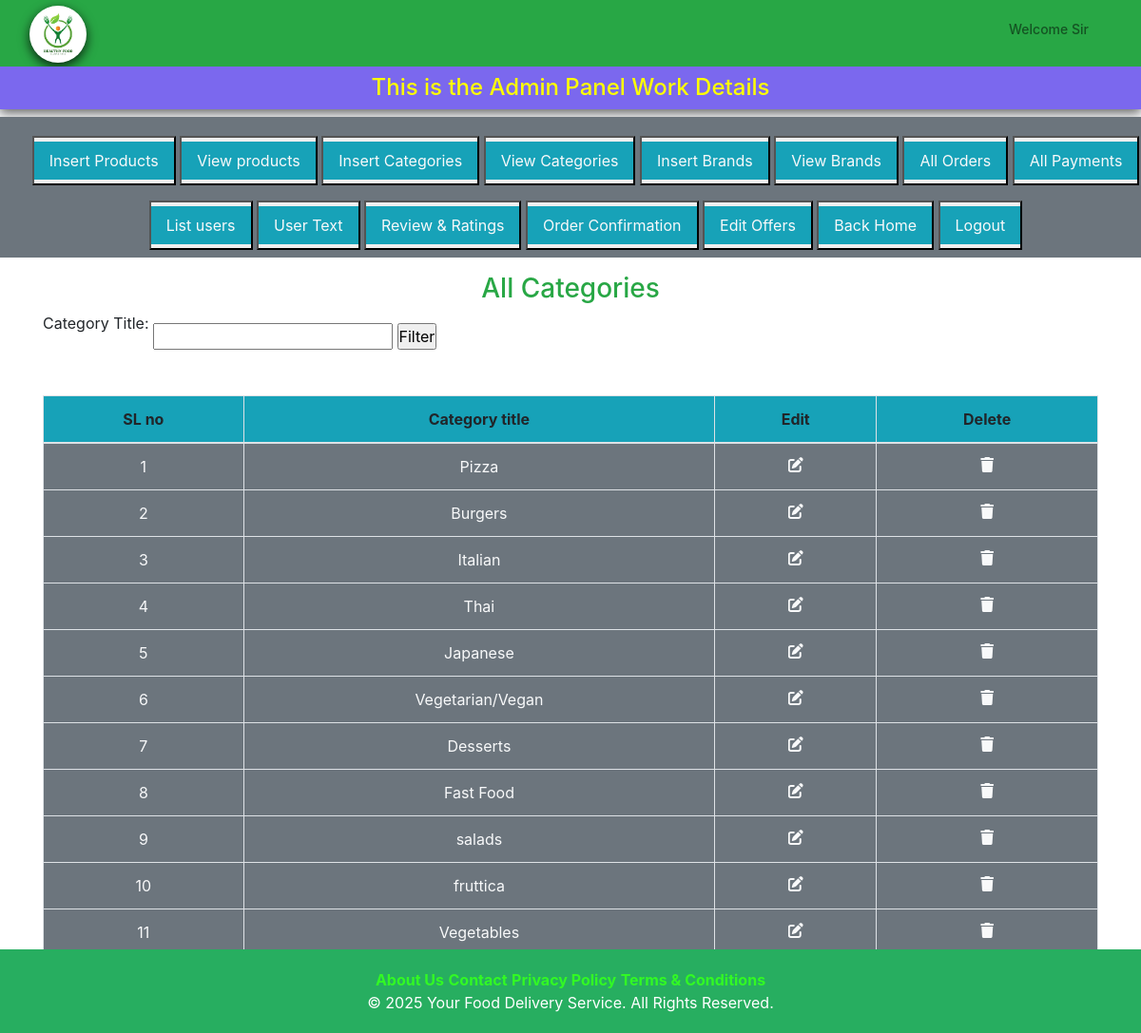
/admin/index.php?view_categories, run on the app's committed database.
### tables this page shows
CREATE TABLE `categories` (
  `category_id` int(11) NOT NULL,
  `category_title` varchar(100) NOT NULL
);

### admin/view_categories.php (the view, shortened to what this page needs)
<?php
include('../includes/connect.php');
$filter_sql = "SELECT * FROM `categories` WHERE 1=1";
$result = mysqli_query($con, $filter_sql);
$number = 0;
if(mysqli_num_rows($result) == 0) {
    $no_categories_found = true;
} else {
    $no_categories_found = false;
}
?>
<?php if(!$no_categories_found): ?>
    <h3 class="text-center text-success">All Categories</h3>
    <form method="GET" action="">
        <label for="category_title">Category Title:</label>
        <input type="text" name="category_title" id="category_title">
        <input type="submit" value="Filter" name="view_categories">
    </form>
    <table class="table table-bordered mt-5">
        <thead class="bg-info">
            <tr class="text-center">
                <th>SL no</th>
                <th>Category title</th>
                <th>Edit</th>
                <th>Delete</th>
            </tr>
        </thead>
        <tbody class="bg-secondary text-light">
            <?php
            while($row = mysqli_fetch_assoc($result)) {
                $category_id = $row['category_id'];
                $category_title = $row['category_title'];
                $number++;
            ?>
            <tr class="text-center">
                <td><?php echo $number; ?></td>
                <td><?php echo  $category_title; ?></td>
                <td><a href='index.php?edit_category=<?php echo  $category_id ?>' class='text-light'><i class='fa-solid fa-pen-to-square'></i></a></td>
                <td><a href='index.php?delete_category=<?php echo  $category_id ?>' class='text-light'><i class='fa-solid fa-trash'></i></a></td>
            </tr>
            <?php
            }
            ?>
        </tbody>
    </table>
<?php else: ?>
    <p>No categories found.</p>
<?php endif; ?>

### style.css (style rules this page uses)
* { margin:0; padding:0; box-sizing: border-box; overflow-x:hidden; }

### data on the page
categories: category_title "Pizza"
categories: category_title "Burgers"
categories: category_title "Italian"
categories: category_title "Thai"
categories: category_title "Japanese"
categories: category_title "Vegetarian/Vegan"
categories: category_title "Desserts"
categories: category_title "Fast Food"
categories: category_title "salads"
categories: category_title "fruttica"
categories: category_title "Vegetables"
